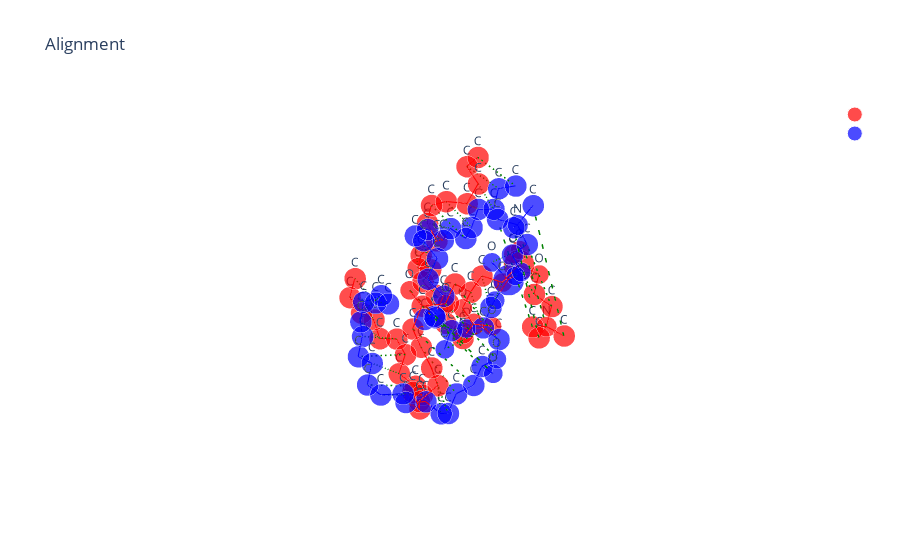

Here is the notebook cell this chart was saved with:
### Markdown cell above
OTMol alignment

### Code cell
df = pd.read_csv('./otmol_output/1ln1_DLP_result.csv')
data_path = "../Data/first_8_molecules_RDKIT"
ligand = '1ln1_DLP'
i = 49
nameB = ligand+'_conf'+str(i)+'_otmol.xyz'
path1 = os.path.join(data_path, 'extra_bio_ligands', ligand+'.pdb')
path2 = os.path.join(data_path, 'extra_bio_ligands_RDKIT', ligand, ligand+'_conf'+str(i)+'.pdb')
X_A, T_A, B_A = otm.tl.parse_pdb_file(path1)
X_B, T_B, B_B = otm.tl.parse_pdb_file(path2)
assignment = [int(x) for x in df['assignment'][i].strip('[]').split()]
P = otm.tl.permutation_to_matrix(assignment)
X_B_aligned, _, _ = otm.tl.kabsch(X_A, X_B, P) 
otm.tl.write_xyz_with_custom_labels(
    os.path.join('otmol_output', nameB), 
    X_B_aligned[assignment], 
    T_B[assignment],
    comment="aligned by OTMol")
otm.pl.interactive_alignment_plot(X_A, X_B_aligned, T_A, T_B, B_A, B_B, assignment, '', '')

### Figure 1 — Plotly figure (JSON) as saved in the notebook; plotly's stock layout.template omitted (floating-point values rounded to 4 significant figures)
{"data": [{"marker": {"color": "red", "size": [15.2, 15.2, 15.2, 15.2, 15.2, 15.2, 15.2, 15.2, 15.2, 15.2, 15.2, 15.2, 15.2, 15.2, 15.2, 15.2, 15.2, 15.2, 15.2, 15.2, 15.2, 15.2, 15.2, 15.2, 15.2, 15.2, 15.2, 15.2, 15.2, 15.2, 15.2, 15.2, 15.2, 15.2, 15.2, 15.2, 15.2, 15.2, 15.2, 15.2, 15.2, 15.2, 15.2, 15.2, 14.2, 13.2, 13.2, 13.2, 13.2, 13.2, 13.2, 13.2, 13.2, 21.4], "symbol": "circle"}, "mode": "markers+text", "name": "", "text": ["C", "C", "C", "C", "C", "C", "C", "C", "C", "C", "C", "C", "C", "C", "C", "C", "C", "C", "C", "C", "C", "C", "C", "C", "C", "C", "C", "C", "C", "C", "C", "C", "C", "C", "C", "C", "C", "C", "C", "C", "C", "C", "C", "C", "N", "O", "O", "O", "O", "O", "O", "O", "O", "P"], "textposition": "top center", "type": "scatter3d", "x": [49.37, 50.8, 51.9, 46.91, 46.23, 48.26, 46.06, 46.67, 54.38, 55.62, 55.28, 55.72, 55.48, 56.67, 56.29, 55.65, 54.66, 54.22, 54.67, 53.89, 53.72, 54.27, 53.89, 54.84, 54.82, 54.18, 50.65, 51.1, 50.09, 50.45, 49.59, 49.41, 49.98, 49.79, 51.09, 51.13, 49.84, 49.55, 49.19, 49.07, 47.79, 46.98, 46.78, 45.31, 46.81, 51.08, 53.12, 54.44, 49.95, 46.23, 47.61, 48.44, 46.39, 47.17], "y": [49.7, 50.05, 49.65, 52.38, 53.47, 54.03, 54.69, 52.44, 49.3, 49.79, 50.08, 51.48, 51.75, 51.3, 50.84, 49.41, 49.2, 47.97, 46.71, 46.62, 45.49, 44.14, 43.03, 43.0, 41.66, 41.68, 50.25, 49.7, 48.74, 47.3, 46.71, 45.19, 44.38, 45.07, 45.2, 45.63, 45.86, 44.62, 44.69, 46.04, 46.74, 46.99, 45.73, 45.39, 53.64, 49.6, 50.07, 48.24, 51.3, 49.83, 51.32, 50.77, 52.23, 51.04], "z": [19.91, 19.48, 20.47, 18.5, 17.69, 16.44, 15.66, 15.52, 19.86, 19.07, 17.58, 17.08, 15.57, 14.71, 13.32, 13.28, 12.07, 11.68, 12.39, 13.71, 14.41, 13.96, 14.92, 16.08, 16.78, 18.18, 16.8, 15.45, 14.79, 15.07, 16.17, 16.02, 17.18, 18.5, 19.25, 20.53, 21.27, 22.05, 23.33, 24.0, 23.67, 24.92, 25.73, 25.92, 16.33, 18.07, 19.76, 20.55, 16.84, 20.36, 21.84, 19.45, 19.82, 20.4]}, {"marker": {"color": "blue", "size": [15.2, 15.2, 15.2, 15.2, 15.2, 15.2, 15.2, 15.2, 15.2, 15.2, 15.2, 15.2, 15.2, 15.2, 15.2, 15.2, 15.2, 15.2, 15.2, 15.2, 15.2, 15.2, 15.2, 15.2, 15.2, 15.2, 15.2, 15.2, 15.2, 15.2, 15.2, 15.2, 15.2, 15.2, 15.2, 15.2, 15.2, 15.2, 15.2, 15.2, 15.2, 15.2, 15.2, 15.2, 14.2, 13.2, 13.2, 13.2, 13.2, 13.2, 13.2, 13.2, 13.2, 21.4], "symbol": "circle"}, "mode": "markers+text", "name": "", "text": ["C", "C", "C", "C", "C", "C", "C", "C", "C", "C", "C", "C", "C", "C", "C", "C", "C", "C", "C", "C", "C", "C", "C", "C", "C", "C", "C", "C", "C", "C", "C", "C", "C", "C", "C", "C", "C", "C", "C", "C", "C", "C", "C", "C", "N", "O", "O", "O", "O", "O", "O", "O", "O", "P"], "textposition": "top center", "type": "scatter3d", "x": [48.58, 49.62, 49.65, 48.12, 48.03, 49.62, 48.58, 47.37, 51.82, 52.53, 54.01, 54.81, 54.56, 54.66, 55.91, 56.3, 57.61, 57.61, 56.56, 56.68, 55.61, 55.66, 54.72, 53.27, 52.54, 52.75, 51.16, 51.67, 52.93, 53.03, 52.17, 52.39, 51.61, 51.74, 51.29, 49.88, 48.99, 47.58, 46.62, 45.25, 44.79, 44.68, 44.21, 44.06, 48.4, 50.84, 50.47, 52.24, 52.19, 46.11, 47.7, 48.97, 47.76, 47.61], "y": [50.01, 50.27, 51.75, 51.13, 52.11, 52.14, 50.09, 51.78, 52.17, 52.11, 51.94, 51.97, 51.01, 49.56, 48.89, 49.19, 48.5, 47.03, 46.26, 44.78, 43.95, 44.08, 43.28, 43.45, 43.21, 41.81, 48.61, 47.5, 47.78, 48.89, 48.91, 47.69, 47.78, 46.65, 45.3, 44.97, 45.61, 44.95, 45.6, 44.97, 45.15, 46.57, 46.54, 47.92, 51.53, 49.78, 52.33, 53.47, 48.99, 50.11, 49.14, 50.65, 51.7, 50.61], "z": [17.0, 15.89, 15.73, 21.62, 22.75, 24.51, 23.95, 25.03, 14.95, 13.63, 13.82, 12.58, 11.51, 11.65, 12.05, 13.46, 13.84, 13.66, 14.43, 14.15, 14.87, 16.35, 17.16, 17.08, 15.81, 15.25, 15.56, 16.4, 17.12, 18.06, 19.27, 20.14, 21.41, 22.33, 21.99, 21.82, 20.85, 21.04, 20.09, 20.29, 21.72, 22.16, 23.62, 24.18, 24.02, 16.25, 14.81, 15.51, 14.67, 18.58, 20.0, 18.15, 20.42, 19.18]}, {"line": {"color": "red", "width": 2}, "mode": "lines", "showlegend": false, "type": "scatter3d", "x": [49.37, 50.8], "y": [49.7, 50.05], "z": [19.91, 19.48]}, {"line": {"color": "red", "width": 2}, "mode": "lines", "showlegend": false, "type": "scatter3d", "x": [49.37, 48.44], "y": [49.7, 50.77], "z": [19.91, 19.45]}, {"line": {"color": "red", "width": 2}, "mode": "lines", "showlegend": false, "type": "scatter3d", "x": [50.8, 51.9], "y": [50.05, 49.65], "z": [19.48, 20.47]}, {"line": {"color": "red", "width": 2}, "mode": "lines", "showlegend": false, "type": "scatter3d", "x": [50.8, 51.08], "y": [50.05, 49.6], "z": [19.48, 18.07]}, {"line": {"color": "red", "width": 2}, "mode": "lines", "showlegend": false, "type": "scatter3d", "x": [51.9, 53.12], "y": [49.65, 50.07], "z": [20.47, 19.76]}, {"line": {"color": "red", "width": 2}, "mode": "lines", "showlegend": false, "type": "scatter3d", "x": [46.91, 46.23], "y": [52.38, 53.47], "z": [18.5, 17.69]}, {"line": {"color": "red", "width": 2}, "mode": "lines", "showlegend": false, "type": "scatter3d", "x": [46.91, 46.39], "y": [52.38, 52.23], "z": [18.5, 19.82]}, {"line": {"color": "red", "width": 2}, "mode": "lines", "showlegend": false, "type": "scatter3d", "x": [46.23, 46.81], "y": [53.47, 53.64], "z": [17.69, 16.33]}, {"line": {"color": "red", "width": 2}, "mode": "lines", "showlegend": false, "type": "scatter3d", "x": [48.26, 46.81], "y": [54.03, 53.64], "z": [16.44, 16.33]}, {"line": {"color": "red", "width": 2}, "mode": "lines", "showlegend": false, "type": "scatter3d", "x": [46.06, 46.81], "y": [54.69, 53.64], "z": [15.66, 16.33]}, {"line": {"color": "red", "width": 2}, "mode": "lines", "showlegend": false, "type": "scatter3d", "x": [46.67, 46.81], "y": [52.44, 53.64], "z": [15.52, 16.33]}, {"line": {"color": "red", "width": 2}, "mode": "lines", "showlegend": false, "type": "scatter3d", "x": [54.38, 55.62], "y": [49.3, 49.79], "z": [19.86, 19.07]}, {"line": {"color": "red", "width": 2}, "mode": "lines", "showlegend": false, "type": "scatter3d", "x": [54.38, 53.12], "y": [49.3, 50.07], "z": [19.86, 19.76]}, {"line": {"color": "red", "width": 2}, "mode": "lines", "showlegend": false, "type": "scatter3d", "x": [54.38, 54.44], "y": [49.3, 48.24], "z": [19.86, 20.55]}, {"line": {"color": "red", "width": 2}, "mode": "lines", "showlegend": false, "type": "scatter3d", "x": [55.62, 55.28], "y": [49.79, 50.08], "z": [19.07, 17.58]}, {"line": {"color": "red", "width": 2}, "mode": "lines", "showlegend": false, "type": "scatter3d", "x": [55.28, 55.72], "y": [50.08, 51.48], "z": [17.58, 17.08]}, {"line": {"color": "red", "width": 2}, "mode": "lines", "showlegend": false, "type": "scatter3d", "x": [55.72, 55.48], "y": [51.48, 51.75], "z": [17.08, 15.57]}, {"line": {"color": "red", "width": 2}, "mode": "lines", "showlegend": false, "type": "scatter3d", "x": [55.48, 56.67], "y": [51.75, 51.3], "z": [15.57, 14.71]}, {"line": {"color": "red", "width": 2}, "mode": "lines", "showlegend": false, "type": "scatter3d", "x": [56.67, 56.29], "y": [51.3, 50.84], "z": [14.71, 13.32]}, {"line": {"color": "red", "width": 2}, "mode": "lines", "showlegend": false, "type": "scatter3d", "x": [56.29, 55.65], "y": [50.84, 49.41], "z": [13.32, 13.28]}, {"line": {"color": "red", "width": 2}, "mode": "lines", "showlegend": false, "type": "scatter3d", "x": [55.65, 54.66], "y": [49.41, 49.2], "z": [13.28, 12.07]}, {"line": {"color": "red", "width": 2}, "mode": "lines", "showlegend": false, "type": "scatter3d", "x": [54.66, 54.22], "y": [49.2, 47.97], "z": [12.07, 11.68]}, {"line": {"color": "red", "width": 2}, "mode": "lines", "showlegend": false, "type": "scatter3d", "x": [54.22, 54.67], "y": [47.97, 46.71], "z": [11.68, 12.39]}, {"line": {"color": "red", "width": 2}, "mode": "lines", "showlegend": false, "type": "scatter3d", "x": [54.67, 53.89], "y": [46.71, 46.62], "z": [12.39, 13.71]}, {"line": {"color": "red", "width": 2}, "mode": "lines", "showlegend": false, "type": "scatter3d", "x": [53.89, 53.72], "y": [46.62, 45.49], "z": [13.71, 14.41]}, {"line": {"color": "red", "width": 2}, "mode": "lines", "showlegend": false, "type": "scatter3d", "x": [53.72, 54.27], "y": [45.49, 44.14], "z": [14.41, 13.96]}, {"line": {"color": "red", "width": 2}, "mode": "lines", "showlegend": false, "type": "scatter3d", "x": [54.27, 53.89], "y": [44.14, 43.03], "z": [13.96, 14.92]}, {"line": {"color": "red", "width": 2}, "mode": "lines", "showlegend": false, "type": "scatter3d", "x": [53.89, 54.84], "y": [43.03, 43.0], "z": [14.92, 16.08]}, {"line": {"color": "red", "width": 2}, "mode": "lines", "showlegend": false, "type": "scatter3d", "x": [54.84, 54.82], "y": [43.0, 41.66], "z": [16.08, 16.78]}, {"line": {"color": "red", "width": 2}, "mode": "lines", "showlegend": false, "type": "scatter3d", "x": [54.82, 54.18], "y": [41.66, 41.68], "z": [16.78, 18.18]}, {"line": {"color": "red", "width": 2}, "mode": "lines", "showlegend": false, "type": "scatter3d", "x": [50.65, 51.1], "y": [50.25, 49.7], "z": [16.8, 15.45]}, {"line": {"color": "red", "width": 2}, "mode": "lines", "showlegend": false, "type": "scatter3d", "x": [50.65, 51.08], "y": [50.25, 49.6], "z": [16.8, 18.07]}, {"line": {"color": "red", "width": 2}, "mode": "lines", "showlegend": false, "type": "scatter3d", "x": [50.65, 49.95], "y": [50.25, 51.3], "z": [16.8, 16.84]}, {"line": {"color": "red", "width": 2}, "mode": "lines", "showlegend": false, "type": "scatter3d", "x": [51.1, 50.09], "y": [49.7, 48.74], "z": [15.45, 14.79]}, {"line": {"color": "red", "width": 2}, "mode": "lines", "showlegend": false, "type": "scatter3d", "x": [50.09, 50.45], "y": [48.74, 47.3], "z": [14.79, 15.07]}, {"line": {"color": "red", "width": 2}, "mode": "lines", "showlegend": false, "type": "scatter3d", "x": [50.45, 49.59], "y": [47.3, 46.71], "z": [15.07, 16.17]}, {"line": {"color": "red", "width": 2}, "mode": "lines", "showlegend": false, "type": "scatter3d", "x": [49.59, 49.41], "y": [46.71, 45.19], "z": [16.17, 16.02]}, {"line": {"color": "red", "width": 2}, "mode": "lines", "showlegend": false, "type": "scatter3d", "x": [49.41, 49.98], "y": [45.19, 44.38], "z": [16.02, 17.18]}, {"line": {"color": "red", "width": 2}, "mode": "lines", "showlegend": false, "type": "scatter3d", "x": [49.98, 49.79], "y": [44.38, 45.07], "z": [17.18, 18.5]}, {"line": {"color": "red", "width": 2}, "mode": "lines", "showlegend": false, "type": "scatter3d", "x": [49.79, 51.09], "y": [45.07, 45.2], "z": [18.5, 19.25]}, {"line": {"color": "red", "width": 2}, "mode": "lines", "showlegend": false, "type": "scatter3d", "x": [51.09, 51.13], "y": [45.2, 45.63], "z": [19.25, 20.53]}, {"line": {"color": "red", "width": 2}, "mode": "lines", "showlegend": false, "type": "scatter3d", "x": [51.13, 49.84], "y": [45.63, 45.86], "z": [20.53, 21.27]}, {"line": {"color": "red", "width": 2}, "mode": "lines", "showlegend": false, "type": "scatter3d", "x": [49.84, 49.55], "y": [45.86, 44.62], "z": [21.27, 22.05]}, {"line": {"color": "red", "width": 2}, "mode": "lines", "showlegend": false, "type": "scatter3d", "x": [49.55, 49.19], "y": [44.62, 44.69], "z": [22.05, 23.33]}, {"line": {"color": "red", "width": 2}, "mode": "lines", "showlegend": false, "type": "scatter3d", "x": [49.19, 49.07], "y": [44.69, 46.04], "z": [23.33, 24.0]}, {"line": {"color": "red", "width": 2}, "mode": "lines", "showlegend": false, "type": "scatter3d", "x": [49.07, 47.79], "y": [46.04, 46.74], "z": [24.0, 23.67]}, {"line": {"color": "red", "width": 2}, "mode": "lines", "showlegend": false, "type": "scatter3d", "x": [47.79, 46.98], "y": [46.74, 46.99], "z": [23.67, 24.92]}, {"line": {"color": "red", "width": 2}, "mode": "lines", "showlegend": false, "type": "scatter3d", "x": [46.98, 46.78], "y": [46.99, 45.73], "z": [24.92, 25.73]}, {"line": {"color": "red", "width": 2}, "mode": "lines", "showlegend": false, "type": "scatter3d", "x": [46.78, 45.31], "y": [45.73, 45.39], "z": [25.73, 25.92]}, {"line": {"color": "red", "width": 2}, "mode": "lines", "showlegend": false, "type": "scatter3d", "x": [46.23, 47.17], "y": [49.83, 51.04], "z": [20.36, 20.4]}, {"line": {"color": "red", "width": 2}, "mode": "lines", "showlegend": false, "type": "scatter3d", "x": [47.61, 47.17], "y": [51.32, 51.04], "z": [21.84, 20.4]}, {"line": {"color": "red", "width": 2}, "mode": "lines", "showlegend": false, "type": "scatter3d", "x": [48.44, 47.17], "y": [50.77, 51.04], "z": [19.45, 20.4]}, {"line": {"color": "red", "width": 2}, "mode": "lines", "showlegend": false, "type": "scatter3d", "x": [46.39, 47.17], "y": [52.23, 51.04], "z": [19.82, 20.4]}, {"line": {"color": "blue", "width": 2}, "mode": "lines", "showlegend": false, "type": "scatter3d", "x": [48.58, 49.62], "y": [50.01, 50.27], "z": [17.0, 15.89]}, {"line": {"color": "blue", "width": 2}, "mode": "lines", "showlegend": false, "type": "scatter3d", "x": [48.58, 48.97], "y": [50.01, 50.65], "z": [17.0, 18.15]}, {"line": {"color": "blue", "width": 2}, "mode": "lines", "showlegend": false, "type": "scatter3d", "x": [49.62, 49.65], "y": [50.27, 51.75], "z": [15.89, 15.73]}, {"line": {"color": "blue", "width": 2}, "mode": "lines", "showlegend": false, "type": "scatter3d", "x": [49.62, 50.84], "y": [50.27, 49.78], "z": [15.89, 16.25]}, {"line": {"color": "blue", "width": 2}, "mode": "lines", "showlegend": false, "type": "scatter3d", "x": [49.65, 50.47], "y": [51.75, 52.33], "z": [15.73, 14.81]}, {"line": {"color": "blue", "width": 2}, "mode": "lines", "showlegend": false, "type": "scatter3d", "x": [48.12, 48.03], "y": [51.13, 52.11], "z": [21.62, 22.75]}, {"line": {"color": "blue", "width": 2}, "mode": "lines", "showlegend": false, "type": "scatter3d", "x": [48.12, 47.76], "y": [51.13, 51.7], "z": [21.62, 20.42]}, {"line": {"color": "blue", "width": 2}, "mode": "lines", "showlegend": false, "type": "scatter3d", "x": [48.03, 48.4], "y": [52.11, 51.53], "z": [22.75, 24.02]}, {"line": {"color": "blue", "width": 2}, "mode": "lines", "showlegend": false, "type": "scatter3d", "x": [49.62, 48.4], "y": [52.14, 51.53], "z": [24.51, 24.02]}, {"line": {"color": "blue", "width": 2}, "mode": "lines", "showlegend": false, "type": "scatter3d", "x": [48.58, 48.4], "y": [50.09, 51.53], "z": [23.95, 24.02]}, {"line": {"color": "blue", "width": 2}, "mode": "lines", "showlegend": false, "type": "scatter3d", "x": [47.37, 48.4], "y": [51.78, 51.53], "z": [25.03, 24.02]}, {"line": {"color": "blue", "width": 2}, "mode": "lines", "showlegend": false, "type": "scatter3d", "x": [51.82, 52.53], "y": [52.17, 52.11], "z": [14.95, 13.63]}, {"line": {"color": "blue", "width": 2}, "mode": "lines", "showlegend": false, "type": "scatter3d", "x": [51.82, 50.47], "y": [52.17, 52.33], "z": [14.95, 14.81]}, {"line": {"color": "blue", "width": 2}, "mode": "lines", "showlegend": false, "type": "scatter3d", "x": [51.82, 52.24], "y": [52.17, 53.47], "z": [14.95, 15.51]}, {"line": {"color": "blue", "width": 2}, "mode": "lines", "showlegend": false, "type": "scatter3d", "x": [52.53, 54.01], "y": [52.11, 51.94], "z": [13.63, 13.82]}, {"line": {"color": "blue", "width": 2}, "mode": "lines", "showlegend": false, "type": "scatter3d", "x": [54.01, 54.81], "y": [51.94, 51.97], "z": [13.82, 12.58]}, {"line": {"color": "blue", "width": 2}, "mode": "lines", "showlegend": false, "type": "scatter3d", "x": [54.81, 54.56], "y": [51.97, 51.01], "z": [12.58, 11.51]}, {"line": {"color": "blue", "width": 2}, "mode": "lines", "showlegend": false, "type": "scatter3d", "x": [54.56, 54.66], "y": [51.01, 49.56], "z": [11.51, 11.65]}, {"line": {"color": "blue", "width": 2}, "mode": "lines", "showlegend": false, "type": "scatter3d", "x": [54.66, 55.91], "y": [49.56, 48.89], "z": [11.65, 12.05]}, {"line": {"color": "blue", "width": 2}, "mode": "lines", "showlegend": false, "type": "scatter3d", "x": [55.91, 56.3], "y": [48.89, 49.19], "z": [12.05, 13.46]}, {"line": {"color": "blue", "width": 2}, "mode": "lines", "showlegend": false, "type": "scatter3d", "x": [56.3, 57.61], "y": [49.19, 48.5], "z": [13.46, 13.84]}, {"line": {"color": "blue", "width": 2}, "mode": "lines", "showlegend": false, "type": "scatter3d", "x": [57.61, 57.61], "y": [48.5, 47.03], "z": [13.84, 13.66]}, {"line": {"color": "blue", "width": 2}, "mode": "lines", "showlegend": false, "type": "scatter3d", "x": [57.61, 56.56], "y": [47.03, 46.26], "z": [13.66, 14.43]}, {"line": {"color": "blue", "width": 2}, "mode": "lines", "showlegend": false, "type": "scatter3d", "x": [56.56, 56.68], "y": [46.26, 44.78], "z": [14.43, 14.15]}, {"line": {"color": "blue", "width": 2}, "mode": "lines", "showlegend": false, "type": "scatter3d", "x": [56.68, 55.61], "y": [44.78, 43.95], "z": [14.15, 14.87]}, {"line": {"color": "blue", "width": 2}, "mode": "lines", "showlegend": false, "type": "scatter3d", "x": [55.61, 55.66], "y": [43.95, 44.08], "z": [14.87, 16.35]}, {"line": {"color": "blue", "width": 2}, "mode": "lines", "showlegend": false, "type": "scatter3d", "x": [55.66, 54.72], "y": [44.08, 43.28], "z": [16.35, 17.16]}, {"line": {"color": "blue", "width": 2}, "mode": "lines", "showlegend": false, "type": "scatter3d", "x": [54.72, 53.27], "y": [43.28, 43.45], "z": [17.16, 17.08]}, {"line": {"color": "blue", "width": 2}, "mode": "lines", "showlegend": false, "type": "scatter3d", "x": [53.27, 52.54], "y": [43.45, 43.21], "z": [17.08, 15.81]}, {"line": {"color": "blue", "width": 2}, "mode": "lines", "showlegend": false, "type": "scatter3d", "x": [52.54, 52.75], "y": [43.21, 41.81], "z": [15.81, 15.25]}, {"line": {"color": "blue", "width": 2}, "mode": "lines", "showlegend": false, "type": "scatter3d", "x": [51.16, 51.67], "y": [48.61, 47.5], "z": [15.56, 16.4]}, {"line": {"color": "blue", "width": 2}, "mode": "lines", "showlegend": false, "type": "scatter3d", "x": [51.16, 50.84], "y": [48.61, 49.78], "z": [15.56, 16.25]}, {"line": {"color": "blue", "width": 2}, "mode": "lines", "showlegend": false, "type": "scatter3d", "x": [51.16, 52.19], "y": [48.61, 48.99], "z": [15.56, 14.67]}, {"line": {"color": "blue", "width": 2}, "mode": "lines", "showlegend": false, "type": "scatter3d", "x": [51.67, 52.93], "y": [47.5, 47.78], "z": [16.4, 17.12]}, {"line": {"color": "blue", "width": 2}, "mode": "lines", "showlegend": false, "type": "scatter3d", "x": [52.93, 53.03], "y": [47.78, 48.89], "z": [17.12, 18.06]}, {"line": {"color": "blue", "width": 2}, "mode": "lines", "showlegend": false, "type": "scatter3d", "x": [53.03, 52.17], "y": [48.89, 48.91], "z": [18.06, 19.27]}, {"line": {"color": "blue", "width": 2}, "mode": "lines", "showlegend": false, "type": "scatter3d", "x": [52.17, 52.39], "y": [48.91, 47.69], "z": [19.27, 20.14]}, {"line": {"color": "blue", "width": 2}, "mode": "lines", "showlegend": false, "type": "scatter3d", "x": [52.39, 51.61], "y": [47.69, 47.78], "z": [20.14, 21.41]}, {"line": {"color": "blue", "width": 2}, "mode": "lines", "showlegend": false, "type": "scatter3d", "x": [51.61, 51.74], "y": [47.78, 46.65], "z": [21.41, 22.33]}, {"line": {"color": "blue", "width": 2}, "mode": "lines", "showlegend": false, "type": "scatter3d", "x": [51.74, 51.29], "y": [46.65, 45.3], "z": [22.33, 21.99]}, {"line": {"color": "blue", "width": 2}, "mode": "lines", "showlegend": false, "type": "scatter3d", "x": [51.29, 49.88], "y": [45.3, 44.97], "z": [21.99, 21.82]}, {"line": {"color": "blue", "width": 2}, "mode": "lines", "showlegend": false, "type": "scatter3d", "x": [49.88, 48.99], "y": [44.97, 45.61], "z": [21.82, 20.85]}, {"line": {"color": "blue", "width": 2}, "mode": "lines", "showlegend": false, "type": "scatter3d", "x": [48.99, 47.58], "y": [45.61, 44.95], "z": [20.85, 21.04]}, {"line": {"color": "blue", "width": 2}, "mode": "lines", "showlegend": false, "type": "scatter3d", "x": [47.58, 46.62], "y": [44.95, 45.6], "z": [21.04, 20.09]}, {"line": {"color": "blue", "width": 2}, "mode": "lines", "showlegend": false, "type": "scatter3d", "x": [46.62, 45.25], "y": [45.6, 44.97], "z": [20.09, 20.29]}, {"line": {"color": "blue", "width": 2}, "mode": "lines", "showlegend": false, "type": "scatter3d", "x": [45.25, 44.79], "y": [44.97, 45.15], "z": [20.29, 21.72]}, {"line": {"color": "blue", "width": 2}, "mode": "lines", "showlegend": false, "type": "scatter3d", "x": [44.79, 44.68], "y": [45.15, 46.57], "z": [21.72, 22.16]}, {"line": {"color": "blue", "width": 2}, "mode": "lines", "showlegend": false, "type": "scatter3d", "x": [44.68, 44.21], "y": [46.57, 46.54], "z": [22.16, 23.62]}, {"line": {"color": "blue", "width": 2}, "mode": "lines", "showlegend": false, "type": "scatter3d", "x": [44.21, 44.06], "y": [46.54, 47.92], "z": [23.62, 24.18]}, {"line": {"color": "blue", "width": 2}, "mode": "lines", "showlegend": false, "type": "scatter3d", "x": [46.11, 47.61], "y": [50.11, 50.61], "z": [18.58, 19.18]}, {"line": {"color": "blue", "width": 2}, "mode": "lines", "showlegend": false, "type": "scatter3d", "x": [47.7, 47.61], "y": [49.14, 50.61], "z": [20.0, 19.18]}, {"line": {"color": "blue", "width": 2}, "mode": "lines", "showlegend": false, "type": "scatter3d", "x": [48.97, 47.61], "y": [50.65, 50.61], "z": [18.15, 19.18]}, {"line": {"color": "blue", "width": 2}, "mode": "lines", "showlegend": false, "type": "scatter3d", "x": [47.76, 47.61], "y": [51.7, 50.61], "z": [20.42, 19.18]}, {"line": {"color": "green", "dash": "longdash", "width": 3}, "mode": "lines", "showlegend": false, "type": "scatter3d", "x": [49.37, 48.58], "y": [49.7, 50.01], "z": [19.91, 17.0]}, {"line": {"color": "green", "dash": "longdash", "width": 3}, "mode": "lines", "showlegend": false, "type": "scatter3d", "x": [50.8, 49.62], "y": [50.05, 50.27], "z": [19.48, 15.89]}, {"line": {"color": "green", "dash": "longdash", "width": 3}, "mode": "lines", "showlegend": false, "type": "scatter3d", "x": [51.9, 49.65], "y": [49.65, 51.75], "z": [20.47, 15.73]}, {"line": {"color": "green", "dash": "longdash", "width": 3}, "mode": "lines", "showlegend": false, "type": "scatter3d", "x": [46.91, 48.12], "y": [52.38, 51.13], "z": [18.5, 21.62]}, {"line": {"color": "green", "dash": "longdash", "width": 3}, "mode": "lines", "showlegend": false, "type": "scatter3d", "x": [46.23, 48.03], "y": [53.47, 52.11], "z": [17.69, 22.75]}, {"line": {"color": "green", "dash": "longdash", "width": 3}, "mode": "lines", "showlegend": false, "type": "scatter3d", "x": [48.26, 49.62], "y": [54.03, 52.14], "z": [16.44, 24.51]}, {"line": {"color": "green", "dash": "longdash", "width": 3}, "mode": "lines", "showlegend": false, "type": "scatter3d", "x": [46.06, 47.37], "y": [54.69, 51.78], "z": [15.66, 25.03]}, {"line": {"color": "green", "dash": "longdash", "width": 3}, "mode": "lines", "showlegend": false, "type": "scatter3d", "x": [46.67, 48.58], "y": [52.44, 50.09], "z": [15.52, 23.95]}, {"line": {"color": "green", "dash": "longdash", "width": 3}, "mode": "lines", "showlegend": false, "type": "scatter3d", "x": [54.38, 51.82], "y": [49.3, 52.17], "z": [19.86, 14.95]}, {"line": {"color": "green", "dash": "longdash", "width": 3}, "mode": "lines", "showlegend": false, "type": "scatter3d", "x": [55.62, 52.53], "y": [49.79, 52.11], "z": [19.07, 13.63]}, {"line": {"color": "green", "dash": "longdash", "width": 3}, "mode": "lines", "showlegend": false, "type": "scatter3d", "x": [55.28, 54.01], "y": [50.08, 51.94], "z": [17.58, 13.82]}, {"line": {"color": "green", "dash": "longdash", "width": 3}, "mode": "lines", "showlegend": false, "type": "scatter3d", "x": [55.72, 54.81], "y": [51.48, 51.97], "z": [17.08, 12.58]}, {"line": {"color": "green", "dash": "longdash", "width": 3}, "mode": "lines", "showlegend": false, "type": "scatter3d", "x": [55.48, 54.56], "y": [51.75, 51.01], "z": [15.57, 11.51]}, {"line": {"color": "green", "dash": "longdash", "width": 3}, "mode": "lines", "showlegend": false, "type": "scatter3d", "x": [56.67, 54.66], "y": [51.3, 49.56], "z": [14.71, 11.65]}, {"line": {"color": "green", "dash": "longdash", "width": 3}, "mode": "lines", "showlegend": false, "type": "scatter3d", "x": [56.29, 55.91], "y": [50.84, 48.89], "z": [13.32, 12.05]}, {"line": {"color": "green", "dash": "longdash", "width": 3}, "mode": "lines", "showlegend": false, "type": "scatter3d", "x": [55.65, 56.3], "y": [49.41, 49.19], "z": [13.28, 13.46]}, {"line": {"color": "green", "dash": "longdash", "width": 3}, "mode": "lines", "showlegend": false, "type": "scatter3d", "x": [54.66, 57.61], "y": [49.2, 48.5], "z": [12.07, 13.84]}, {"line": {"color": "green", "dash": "longdash", "width": 3}, "mode": "lines", "showlegend": false, "type": "scatter3d", "x": [54.22, 57.61], "y": [47.97, 47.03], "z": [11.68, 13.66]}, {"line": {"color": "green", "dash": "longdash", "width": 3}, "mode": "lines", "showlegend": false, "type": "scatter3d", "x": [54.67, 56.56], "y": [46.71, 46.26], "z": [12.39, 14.43]}, {"line": {"color": "green", "dash": "longdash", "width": 3}, "mode": "lines", "showlegend": false, "type": "scatter3d", "x": [53.89, 56.68], "y": [46.62, 44.78], "z": [13.71, 14.15]}, {"line": {"color": "green", "dash": "longdash", "width": 3}, "mode": "lines", "showlegend": false, "type": "scatter3d", "x": [53.72, 55.61], "y": [45.49, 43.95], "z": [14.41, 14.87]}, {"line": {"color": "green", "dash": "longdash", "width": 3}, "mode": "lines", "showlegend": false, "type": "scatter3d", "x": [54.27, 55.66], "y": [44.14, 44.08], "z": [13.96, 16.35]}, {"line": {"color": "green", "dash": "longdash", "width": 3}, "mode": "lines", "showlegend": false, "type": "scatter3d", "x": [53.89, 54.72], "y": [43.03, 43.28], "z": [14.92, 17.16]}, {"line": {"color": "green", "dash": "longdash", "width": 3}, "mode": "lines", "showlegend": false, "type": "scatter3d", "x": [54.84, 53.27], "y": [43.0, 43.45], "z": [16.08, 17.08]}, {"line": {"color": "green", "dash": "longdash", "width": 3}, "mode": "lines", "showlegend": false, "type": "scatter3d", "x": [54.82, 52.54], "y": [41.66, 43.21], "z": [16.78, 15.81]}, {"line": {"color": "green", "dash": "longdash", "width": 3}, "mode": "lines", "showlegend": false, "type": "scatter3d", "x": [54.18, 52.75], "y": [41.68, 41.81], "z": [18.18, 15.25]}, {"line": {"color": "green", "dash": "longdash", "width": 3}, "mode": "lines", "showlegend": false, "type": "scatter3d", "x": [50.65, 51.16], "y": [50.25, 48.61], "z": [16.8, 15.56]}, {"line": {"color": "green", "dash": "longdash", "width": 3}, "mode": "lines", "showlegend": false, "type": "scatter3d", "x": [51.1, 51.67], "y": [49.7, 47.5], "z": [15.45, 16.4]}, {"line": {"color": "green", "dash": "longdash", "width": 3}, "mode": "lines", "showlegend": false, "type": "scatter3d", "x": [50.09, 52.93], "y": [48.74, 47.78], "z": [14.79, 17.12]}, {"line": {"color": "green", "dash": "longdash", "width": 3}, "mode": "lines", "showlegend": false, "type": "scatter3d", "x": [50.45, 53.03], "y": [47.3, 48.89], "z": [15.07, 18.06]}, {"line": {"color": "green", "dash": "longdash", "width": 3}, "mode": "lines", "showlegend": false, "type": "scatter3d", "x": [49.59, 52.17], "y": [46.71, 48.91], "z": [16.17, 19.27]}, {"line": {"color": "green", "dash": "longdash", "width": 3}, "mode": "lines", "showlegend": false, "type": "scatter3d", "x": [49.41, 52.39], "y": [45.19, 47.69], "z": [16.02, 20.14]}, {"line": {"color": "green", "dash": "longdash", "width": 3}, "mode": "lines", "showlegend": false, "type": "scatter3d", "x": [49.98, 51.61], "y": [44.38, 47.78], "z": [17.18, 21.41]}, {"line": {"color": "green", "dash": "longdash", "width": 3}, "mode": "lines", "showlegend": false, "type": "scatter3d", "x": [49.79, 51.74], "y": [45.07, 46.65], "z": [18.5, 22.33]}, {"line": {"color": "green", "dash": "longdash", "width": 3}, "mode": "lines", "showlegend": false, "type": "scatter3d", "x": [51.09, 51.29], "y": [45.2, 45.3], "z": [19.25, 21.99]}, {"line": {"color": "green", "dash": "longdash", "width": 3}, "mode": "lines", "showlegend": false, "type": "scatter3d", "x": [51.13, 49.88], "y": [45.63, 44.97], "z": [20.53, 21.82]}, {"line": {"color": "green", "dash": "longdash", "width": 3}, "mode": "lines", "showlegend": false, "type": "scatter3d", "x": [49.84, 48.99], "y": [45.86, 45.61], "z": [21.27, 20.85]}, {"line": {"color": "green", "dash": "longdash", "width": 3}, "mode": "lines", "showlegend": false, "type": "scatter3d", "x": [49.55, 47.58], "y": [44.62, 44.95], "z": [22.05, 21.04]}, {"line": {"color": "green", "dash": "longdash", "width": 3}, "mode": "lines", "showlegend": false, "type": "scatter3d", "x": [49.19, 46.62], "y": [44.69, 45.6], "z": [23.33, 20.09]}, {"line": {"color": "green", "dash": "longdash", "width": 3}, "mode": "lines", "showlegend": false, "type": "scatter3d", "x": [49.07, 45.25], "y": [46.04, 44.97], "z": [24.0, 20.29]}, {"line": {"color": "green", "dash": "longdash", "width": 3}, "mode": "lines", "showlegend": false, "type": "scatter3d", "x": [47.79, 44.79], "y": [46.74, 45.15], "z": [23.67, 21.72]}, {"line": {"color": "green", "dash": "longdash", "width": 3}, "mode": "lines", "showlegend": false, "type": "scatter3d", "x": [46.98, 44.68], "y": [46.99, 46.57], "z": [24.92, 22.16]}, {"line": {"color": "green", "dash": "longdash", "width": 3}, "mode": "lines", "showlegend": false, "type": "scatter3d", "x": [46.78, 44.21], "y": [45.73, 46.54], "z": [25.73, 23.62]}, {"line": {"color": "green", "dash": "longdash", "width": 3}, "mode": "lines", "showlegend": false, "type": "scatter3d", "x": [45.31, 44.06], "y": [45.39, 47.92], "z": [25.92, 24.18]}, {"line": {"color": "green", "dash": "longdash", "width": 3}, "mode": "lines", "showlegend": false, "type": "scatter3d", "x": [46.81, 48.4], "y": [53.64, 51.53], "z": [16.33, 24.02]}, {"line": {"color": "green", "dash": "longdash", "width": 3}, "mode": "lines", "showlegend": false, "type": "scatter3d", "x": [51.08, 50.84], "y": [49.6, 49.78], "z": [18.07, 16.25]}, {"line": {"color": "green", "dash": "longdash", "width": 3}, "mode": "lines", "showlegend": false, "type": "scatter3d", "x": [53.12, 50.47], "y": [50.07, 52.33], "z": [19.76, 14.81]}, {"line": {"color": "green", "dash": "longdash", "width": 3}, "mode": "lines", "showlegend": false, "type": "scatter3d", "x": [54.44, 52.24], "y": [48.24, 53.47], "z": [20.55, 15.51]}, {"line": {"color": "green", "dash": "longdash", "width": 3}, "mode": "lines", "showlegend": false, "type": "scatter3d", "x": [49.95, 52.19], "y": [51.3, 48.99], "z": [16.84, 14.67]}, {"line": {"color": "green", "dash": "longdash", "width": 3}, "mode": "lines", "showlegend": false, "type": "scatter3d", "x": [46.23, 46.11], "y": [49.83, 50.11], "z": [20.36, 18.58]}, {"line": {"color": "green", "dash": "longdash", "width": 3}, "mode": "lines", "showlegend": false, "type": "scatter3d", "x": [47.61, 47.7], "y": [51.32, 49.14], "z": [21.84, 20.0]}, {"line": {"color": "green", "dash": "longdash", "width": 3}, "mode": "lines", "showlegend": false, "type": "scatter3d", "x": [48.44, 48.97], "y": [50.77, 50.65], "z": [19.45, 18.15]}, {"line": {"color": "green", "dash": "longdash", "width": 3}, "mode": "lines", "showlegend": false, "type": "scatter3d", "x": [46.39, 47.76], "y": [52.23, 51.7], "z": [19.82, 20.42]}, {"line": {"color": "green", "dash": "longdash", "width": 3}, "mode": "lines", "showlegend": false, "type": "scatter3d", "x": [47.17, 47.61], "y": [51.04, 50.61], "z": [20.4, 19.18]}], "layout": {"scene": {"aspectmode": "data", "xaxis": {"title": {"text": "X"}, "visible": false}, "yaxis": {"title": {"text": "Y"}, "visible": false}, "zaxis": {"title": {"text": "Z"}, "visible": false}}, "showlegend": true, "title": {"text": "  Alignment"}}}
